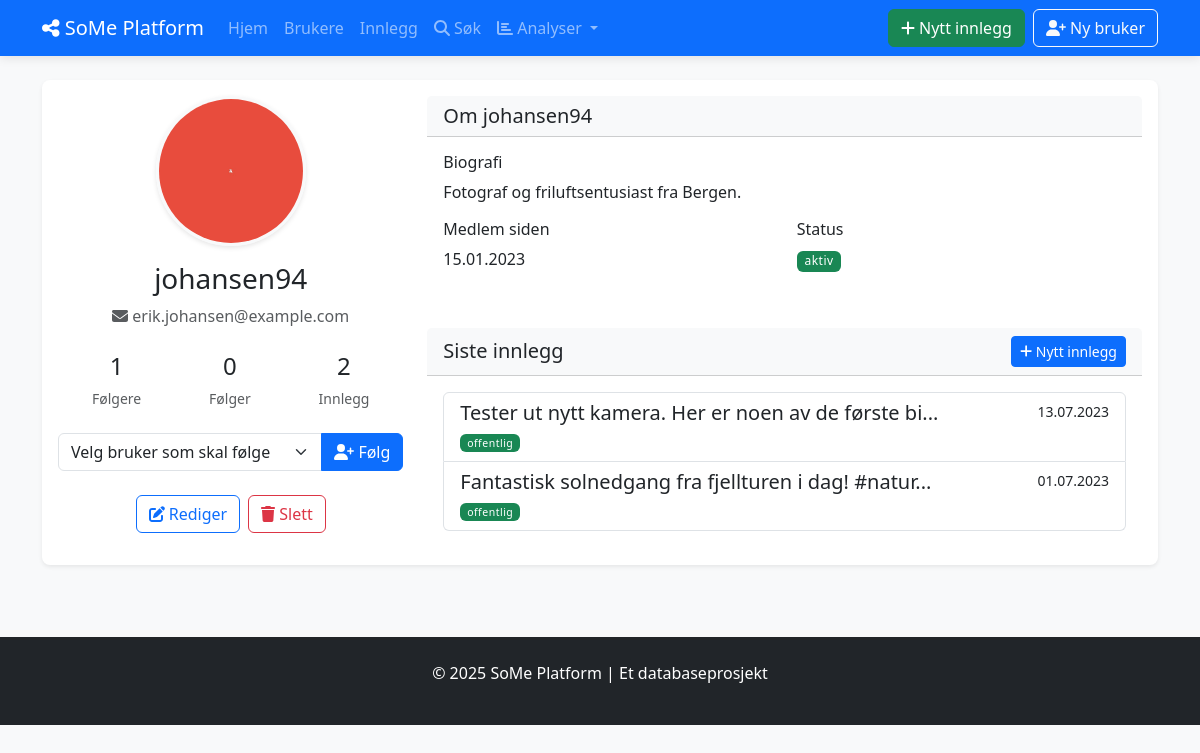
/users/17, run on the app's committed database.
### tables this page shows
CREATE TABLE BRUKERE (
            bruker_id INTEGER PRIMARY KEY AUTOINCREMENT,
            brukernavn TEXT NOT NULL UNIQUE,
            epost TEXT NOT NULL UNIQUE,
            passord_hash TEXT NOT NULL,
            profilbilde TEXT,
            bio TEXT,
            registrerings_dato DATE NOT NULL DEFAULT CURRENT_DATE,
            fødselsdato DATE,
            status TEXT DEFAULT 'aktiv'
        );

CREATE TABLE INNLEGG (
            innlegg_id INTEGER PRIMARY KEY AUTOINCREMENT,
            innhold TEXT NOT NULL,
            opprettet_dato DATETIME NOT NULL DEFAULT CURRENT_TIMESTAMP,
            oppdatert_dato DATETIME DEFAULT CURRENT_TIMESTAMP,
            synlighet TEXT NOT NULL DEFAULT 'offentlig',
            bruker_id INTEGER NOT NULL,
            FOREIGN KEY (bruker_id) REFERENCES BRUKERE(bruker_id) ON DELETE CASCADE
        );

### social_media_app/app.py (the view)
@app.route('/users/<int:user_id>')
def view_user(user_id):
    with Database() as db:
        user = db.fetchone("SELECT * FROM BRUKERE WHERE bruker_id = ?", (user_id,))
        if user:
            user = format_date_fields(user, ['registrerings_dato', 'fødselsdato'])
            posts = db.fetchall("SELECT * FROM INNLEGG WHERE bruker_id = ? ORDER BY opprettet_dato DESC", (user_id,))
            posts = [format_date_fields(post, ['opprettet_dato', 'oppdatert_dato']) for post in posts]
            followers = db.fetchone("SELECT COUNT(*) as count FROM FØLGER WHERE følger_bruker_id = ? AND status = 'aktiv'", (user_id,))
            following = db.fetchone("SELECT COUNT(*) as count FROM FØLGER WHERE følger_id = ? AND status = 'aktiv'", (user_id,))
            all_users = db.fetchall("SELECT bruker_id, brukernavn FROM BRUKERE WHERE status = 'aktiv'")
            return render_template('users/view.html', user=user, posts=posts,
                                followers=followers['count'] if followers else 0,
                                following=following['count'] if following else 0,
                                all_users=all_users)
    flash('User not found', 'danger')
    return redirect(url_for('list_users'))

### social_media_app/app.py (called while the page is built)
def format_date_fields(item, date_fields=None):
    if not item:
        return None
    if not isinstance(item, dict):
        item = dict(item)
    if date_fields:
        for field in date_fields:
            if field in item and item[field]:
                try:
                    if 'T' in item[field]:  # ISO format
                        item[field] = datetime.fromisoformat(item[field].replace('Z', '+00:00'))
                    else:  # SQLite default format
                        item[field] = datetime.strptime(item[field], '%Y-%m-%d %H:%M:%S')
                except (ValueError, TypeError):
                    try:
                        item[field] = datetime.strptime(item[field], '%Y-%m-%d')
                    except (ValueError, TypeError):
                        pass  # Keep original if parsing fails
    return item

### social_media_app/db_config.py (called while the page is built)
    def __enter__(self):
        return self

    def __exit__(self, exc_type, exc_val, exc_tb):
        self.cursor.close()
        if self.conn:
            self.conn.close()

    def fetchall(self, sql, params=None):
        self.cursor.execute(sql, params or ())
        return self.cursor.fetchall()

    def fetchone(self, sql, params=None):
        self.cursor.execute(sql, params or ())
        return self.cursor.fetchone()

### social_media_app/templates/users/view.html (shortened to what this page needs)
{% extends "base.html" %}
{% block content %}
<div class="card shadow-sm mb-4">
    <div class="card-body">
        <div class="row">
            <div class="col-md-4 text-center">
                <div class="mb-3">
                    {% if user.profilbilde %}
                        <img src="{{ url_for('static', filename='uploads/' + user.profilbilde) }}"
                             alt="{{ user.brukernavn }}" class="rounded-circle img-fluid profile-image" width="150" height="150">
                    {% else %}
                        <div class="rounded-circle bg-secondary d-flex align-items-center justify-content-center mx-auto profile-placeholder">
                            <i class="fas fa-user fa-4x text-white"></i>
                        </div>
                    {% endif %}
                </div>
                <h2 class="h3">{{ user.brukernavn }}</h2>
                <p class="text-muted">
                    <i class="fas fa-envelope"></i> {{ user.epost }}
                </p>
                <div class="d-flex justify-content-around my-4">
                    <div class="text-center">
                        <div class="h4">{{ followers }}</div>
                        <div class="small text-muted">Følgere</div>
                    </div>
                    <div class="text-center">
                        <div class="h4">{{ following }}</div>
                        <div class="small text-muted">Følger</div>
                    </div>
                    <div class="text-center">
                        <div class="h4">{{ posts|length }}</div>
                        <div class="small text-muted">Innlegg</div>
                    </div>
                </div>
                <div class="mb-4">
                    <form action="{{ url_for('follow_user', user_id=user.bruker_id) }}" method="post">
                        <div class="input-group">
                            <select name="follower_id" class="form-select">
                                <option value="" selected disabled>Velg bruker som skal følge</option>
                            </select>
                            <button type="submit" class="btn btn-primary">
                                <i class="fas fa-user-plus"></i> Følg
                            </button>
                        </div>
                    </form>
                </div>
                <div class="d-flex justify-content-center gap-2 mb-3">
                    <a href="{{ url_for('show_edit_user', user_id=user.bruker_id) }}" class="btn btn-outline-primary">
                        <i class="fas fa-edit"></i> Rediger
                    </a>
                    <button type="button" class="btn btn-outline-danger" data-bs-toggle="modal" data-bs-target="#deleteUserModal">
                        <i class="fas fa-trash"></i> Slett
                    </button>
                </div>
            </div>
            <div class="col-md-8">
                <div class="card mb-4">
                    <div class="card-header bg-light">
                        <h3 class="h5 mb-0">Om {{ user.brukernavn }}</h3>
                    </div>
                    <div class="card-body">
                        <div class="mb-3">
                            <h4 class="h6">Biografi</h4>
                            <p>{{ user.bio or 'Ingen biografi lagt til.' }}</p>
                        </div>
                        <div class="row">
                            <div class="col-md-6">
                                <div class="mb-3">
                                    <h4 class="h6">Medlem siden</h4>
                                    <p>{{ user.registrerings_dato.strftime('%d.%m.%Y') }}</p>
                                </div>
                            </div>
                            <div class="col-md-6">
                                <div class="mb-3">
                                    <h4 class="h6">Status</h4>
                                    <p>
                                        <span class="badge {{ 'bg-success' if user.status == 'aktiv' else 'bg-secondary' }}">
                                            {{ user.status }}
                                        </span>
                                    </p>
                                </div>
                            </div>
                        </div>
                    </div>
                </div>
                <div class="card">
                    <div class="card-header bg-light d-flex justify-content-between align-items-center">
                        <h3 class="h5 mb-0">Siste innlegg</h3>
                        <a href="{{ url_for('show_create_post') }}" class="btn btn-sm btn-primary">
                            <i class="fas fa-plus"></i> Nytt innlegg
                        </a>
                    </div>
                    <div class="card-body">
                        {% if posts %}
                            <div class="list-group">
                                {% for post in posts %}
                                <a href="{{ url_for('view_post', post_id=post.innlegg_id) }}" class="list-group-item list-group-item-action">
                                    <div class="d-flex w-100 justify-content-between">
                                        <h5 class="mb-1 text-truncate text-truncate-custom">{{ post.innhold[:50] }}{% if post.innhold|length > 50 %}...{% endif %}</h5>
                                        <small>{{ post.opprettet_dato.strftime('%d.%m.%Y') }}</small>
                                    </div>
                                    <small class="text-muted">
                                        <span class="badge {{ 'bg-success' if post.synlighet == 'offentlig' else 'bg-warning' }}">
                                            {{ post.synlighet }}
                                        </span>
                                    </small>
                                </a>
                                {% endfor %}
                            </div>
                        {% else %}
                            <p class="text-center py-3 text-muted">Ingen innlegg å vise</p>
                        {% endif %}
                    </div>
                </div>
            </div>
        </div>
    </div>
</div>
{% endblock %}

### social_media_app/static/style.css (style rules this page uses)
body { background-color: #f8f9fa; min-height: 100vh; display: flex; flex-direction: column; }
.card { border-radius: 0.5rem; border: none; transition: transform 0.2s, box-shadow 0.2s; }
.card .rounded-circle { object-fit: cover; }
.badge { font-weight: 500; letter-spacing: 0.5px; }
.profile-image { width: 150px; height: 150px; object-fit: cover; border: 3px solid #f8f9fa; box-shadow: 0 2px 5px rgba(0, 0, 0, 0.1); }

### data on the page
BRUKERE: profilbilde (picture), brukernavn "johansen94", epost "erik.johansen@example.com", bio "Fotograf og friluftsentusiast fra Bergen.", status "aktiv"
INNLEGG: innhold "Tester ut nytt kamera. Her er noen av de første bi", opprettet_dato "13.07.2023", synlighet "offentlig"
INNLEGG: innhold "Fantastisk solnedgang fra fjellturen i dag! #natur", opprettet_dato "01.07.2023", synlighet "offentlig"

### other printed values
{{ followers }} "1"
{{ following }} "0"
{{ posts|length }} "2"
{{ user.registrerings_dato.strftime('%d.%m.%Y') }} "15.01.2023"
